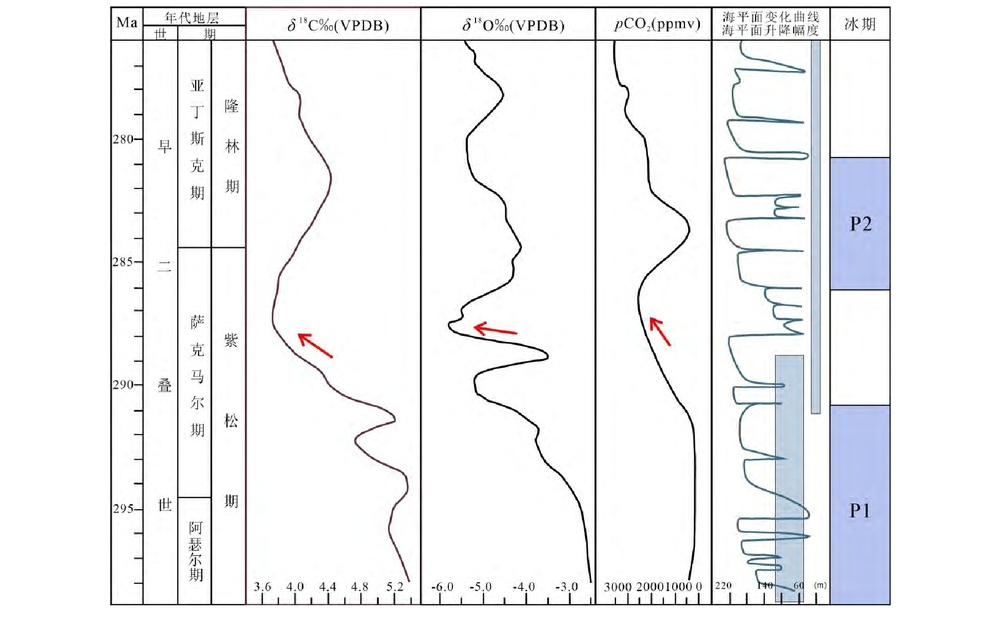
#> input picture data/quick_test/images/DCXZ202302003_07100.jpg, 1000 x 624 px, shrunk from 1943 x 1212 before the run
$ python -i 02_ruler.py   (imports and definitions only)
#> lines starting #> are read from the running program, lines starting #| are printed output that depends on the picture
### code/classification-pytorch/run/ocr_compat.py
from typing import Any, List, Tuple

import numpy as np


def create_paddle_ocr(lang: str = "ch", use_gpu: bool = False, show_log: bool = False):
    """Create a PaddleOCR engine with compatibility for PaddleOCR 2.x and 3.x."""
    # PaddleOCR 2.x imports albumentations, which imports torch lazily. On some
    # Windows environments, importing torch first avoids DLL lookup failures.
    try:
        import torch  # noqa: F401
    except Exception:
        pass

    from paddleocr import PaddleOCR

    legacy_kwargs = {
        "use_angle_cls": True,
        "lang": lang,
        "use_gpu": use_gpu,
        "show_log": show_log,
    }
    try:
        return PaddleOCR(**legacy_kwargs)
    except (TypeError, ValueError):
        modern_kwargs = {
            "lang": lang,
            "use_textline_orientation": True,
            "use_doc_orientation_classify": False,
            "use_doc_unwarping": False,
            "device": "gpu" if use_gpu else "cpu",
        }
        try:
            return PaddleOCR(**modern_kwargs)
        except Exception as exc:
            raise RuntimeError(
                "PaddleOCR could not be initialized. For the reproducible package, "
                "install the pinned OCR dependencies from requirements.txt "
                "(paddleocr>=2.7,<3.0 and paddlepaddle>=2.6,<3.0)."
            ) from exc


# [79 lines left out: functions _is_legacy_line, _normalize_modern_result, ocr_detect_text, ocr_text, not called in this run]

### code/classification-pytorch/run/02_ruler.py
"""
Parse ruler cells, infer table-cell value bounds, and OCR text cells.
"""

import argparse
import json
import os
import re
from pathlib import Path
from typing import Any, Dict, Iterable, List, Optional, Tuple, Union

import cv2
import matplotlib.pyplot as plt
import numpy as np
from scipy.signal import find_peaks

from ocr_compat import create_paddle_ocr, ocr_detect_text

# A single OCR engine is reused across all cells to avoid repeated model loading.
# [1 line that did not run here, left out]


def _read_image_bgr(path: Union[str, Path]) -> Optional[np.ndarray]:
    """Read an image as BGR while supporting non-ASCII Windows paths."""
    data = np.fromfile(str(path), dtype=np.uint8)
    if data.size == 0:
        return None
    return cv2.imdecode(data, cv2.IMREAD_COLOR)
#> returned value is the input picture: shape (624, 1000, 3); mean B, G, R 243.5, 241.8, 241.1


# [24 lines left out: functions _write_image, shrink_box_xy, not called in this run]


def detect_minor_ticks(
        img_path_or_img: Union[str, np.ndarray],
        remove_text: bool = True,
        orientation: str = "vertical",  # "vertical" or "horizontal"
        match_text: bool = True,
        visualize: bool = False
) -> Dict[str, Any]:
    """
    Detect ruler tick positions and match nearby OCR numbers.

    For a vertical ruler, horizontal ticks are detected by row projection.
    For a horizontal ruler, vertical ticks are detected by column projection.
    """

    # ======================
    # 0. Read image
    # ======================
    if isinstance(img_path_or_img, (str, Path)):
        img = _read_image_bgr(img_path_or_img)
    else:
        img = img_path_or_img
    if img is None:
        raise ValueError("Failed to load image for ruler detection.")
    img_rgb = cv2.cvtColor(img, cv2.COLOR_BGR2RGB)
    gray = cv2.cvtColor(img, cv2.COLOR_BGR2GRAY)
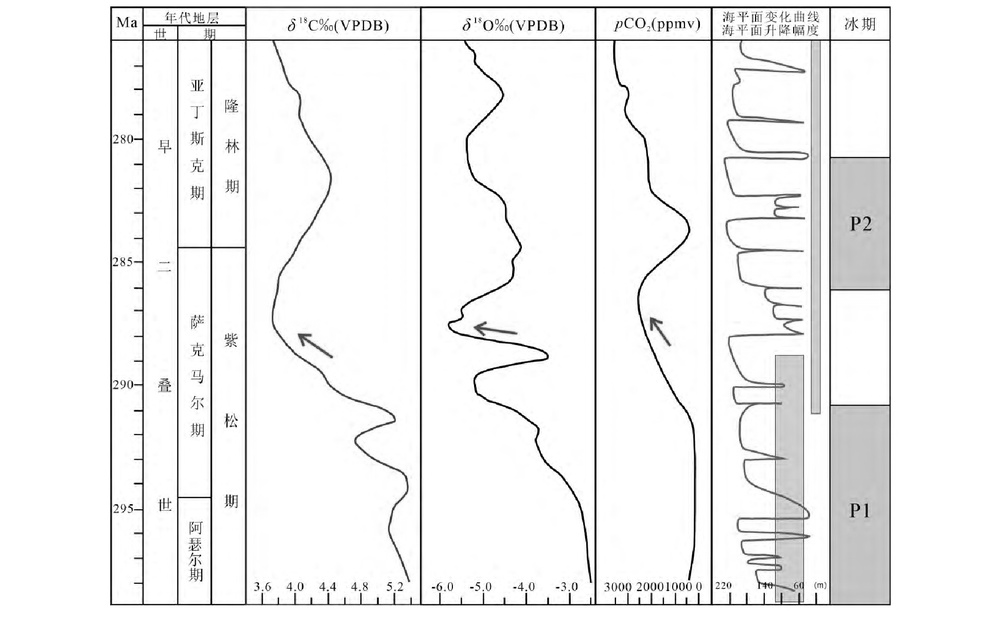
#> gray: shape (624, 1000); min 0, max 255, mean 241.8
    h, w = gray.shape
#> h = 624; w = 1000

    # OCR is used both for text removal and numeric tick matching.
    result = None
    if remove_text or match_text:
#> (the run stopped early here; a loop or call above may not have finished)

$ run again, on data/quick_test/images/ics_chronostrat_chart_2026_06.png
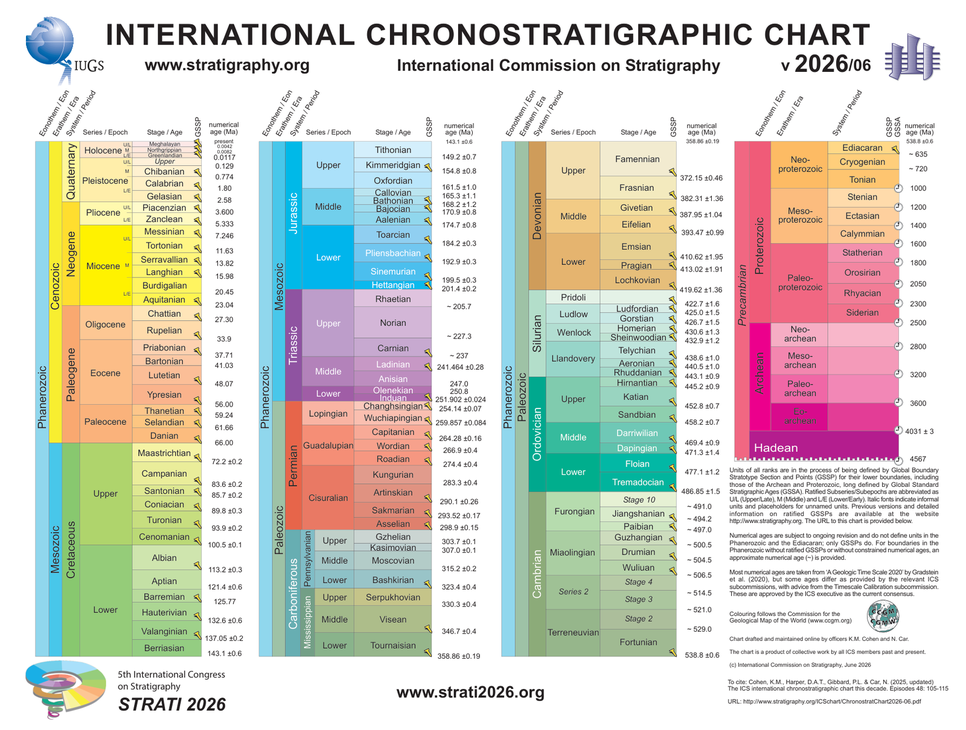
#> input picture data/quick_test/images/ics_chronostrat_chart_2026_06.png, 966 x 730 px, shrunk from 1600 x 1210 before the run
#> in _read_image_bgr, returned value is the input picture: shape (730, 966, 3); mean B, G, R 202.3, 211.8, 212.8
#> in detect_minor_ticks, `gray = cv2.cvtColor(img, cv2.COLOR_BGR2GRAY)`:
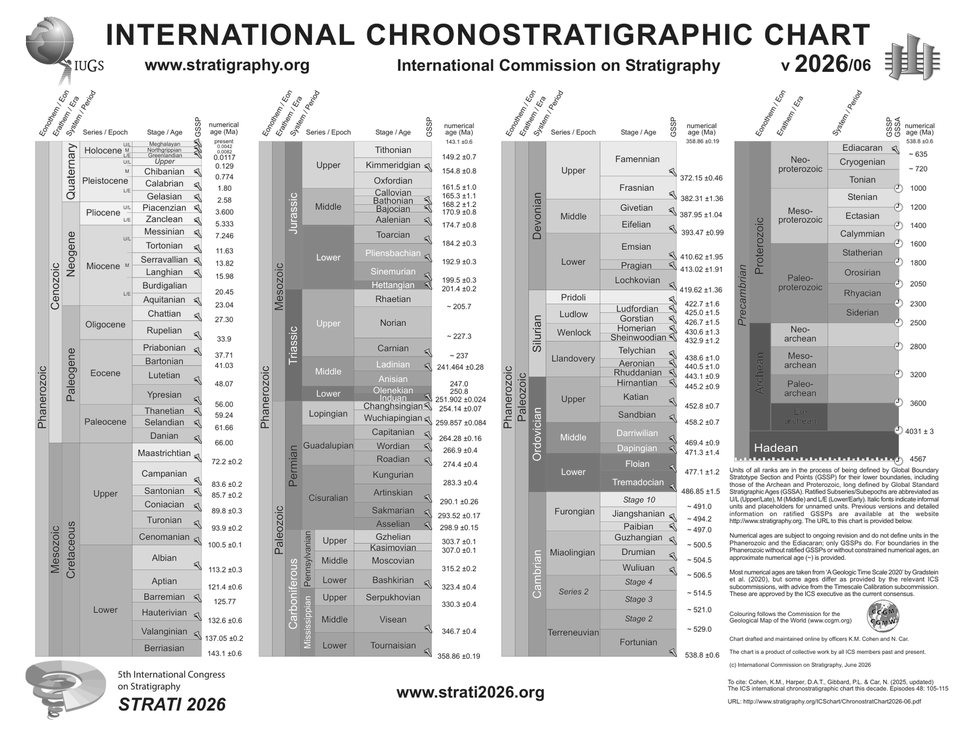
#> gray: shape (730, 966); min 0, max 255, mean 211
